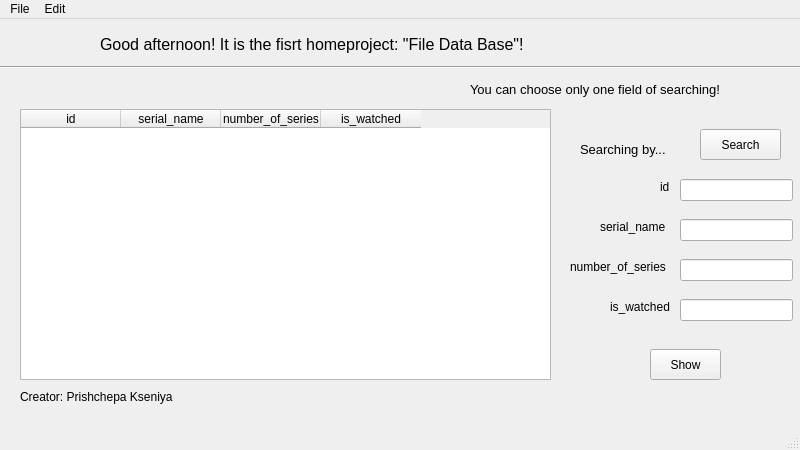
<?xml version="1.0" encoding="UTF-8"?>
<ui version="4.0">
 <class>MainWindow</class>
 <widget class="QMainWindow" name="MainWindow">
  <property name="geometry">
   <rect>
    <x>0</x>
    <y>0</y>
    <width>800</width>
    <height>450</height>
   </rect>
  </property>
  <property name="minimumSize">
   <size>
    <width>800</width>
    <height>450</height>
   </size>
  </property>
  <property name="maximumSize">
   <size>
    <width>800</width>
    <height>450</height>
   </size>
  </property>
  <property name="cursor">
   <cursorShape>ArrowCursor</cursorShape>
  </property>
  <property name="windowTitle">
   <string>MainWindow</string>
  </property>
  <widget class="QWidget" name="centralwidget">
   <property name="cursor">
    <cursorShape>ArrowCursor</cursorShape>
   </property>
   <widget class="QTableWidget" name="tableWidget">
    <property name="geometry">
     <rect>
      <x>20</x>
      <y>90</y>
      <width>531</width>
      <height>271</height>
     </rect>
    </property>
    <property name="alternatingRowColors">
     <bool>false</bool>
    </property>
    <column>
     <property name="text">
      <string>id</string>
     </property>
     <property name="textAlignment">
      <set>AlignCenter</set>
     </property>
    </column>
    <column>
     <property name="text">
      <string>serial_name</string>
     </property>
     <property name="textAlignment">
      <set>AlignCenter</set>
     </property>
    </column>
    <column>
     <property name="text">
      <string>number_of_series</string>
     </property>
     <property name="textAlignment">
      <set>AlignCenter</set>
     </property>
    </column>
    <column>
     <property name="text">
      <string>is_watched</string>
     </property>
     <property name="textAlignment">
      <set>AlignCenter</set>
     </property>
    </column>
   </widget>
   <widget class="QLabel" name="label">
    <property name="geometry">
     <rect>
      <x>20</x>
      <y>370</y>
      <width>171</width>
      <height>16</height>
     </rect>
    </property>
    <property name="text">
     <string>Creator: Prishchepa Kseniya</string>
    </property>
   </widget>
   <widget class="QLabel" name="label_2">
    <property name="geometry">
     <rect>
      <x>100</x>
      <y>10</y>
      <width>551</width>
      <height>31</height>
     </rect>
    </property>
    <property name="font">
     <font>
      <pointsize>12</pointsize>
     </font>
    </property>
    <property name="text">
     <string>Good afternoon! It is the fisrt homeproject: &quot;File Data Base&quot;!</string>
    </property>
   </widget>
   <widget class="QLabel" name="label_3">
    <property name="geometry">
     <rect>
      <x>580</x>
      <y>120</y>
      <width>111</width>
      <height>21</height>
     </rect>
    </property>
    <property name="font">
     <font>
      <pointsize>10</pointsize>
     </font>
    </property>
    <property name="text">
     <string>Searching by...</string>
    </property>
   </widget>
   <widget class="QLabel" name="label_4">
    <property name="geometry">
     <rect>
      <x>660</x>
      <y>160</y>
      <width>21</width>
      <height>16</height>
     </rect>
    </property>
    <property name="text">
     <string>id</string>
    </property>
   </widget>
   <widget class="QLineEdit" name="idEdit">
    <property name="geometry">
     <rect>
      <x>680</x>
      <y>160</y>
      <width>113</width>
      <height>22</height>
     </rect>
    </property>
   </widget>
   <widget class="QLabel" name="label_5">
    <property name="geometry">
     <rect>
      <x>600</x>
      <y>200</y>
      <width>71</width>
      <height>16</height>
     </rect>
    </property>
    <property name="text">
     <string>serial_name</string>
    </property>
   </widget>
   <widget class="QLineEdit" name="serialNameEdit">
    <property name="geometry">
     <rect>
      <x>680</x>
      <y>200</y>
      <width>113</width>
      <height>22</height>
     </rect>
    </property>
   </widget>
   <widget class="QLabel" name="label_6">
    <property name="geometry">
     <rect>
      <x>570</x>
      <y>240</y>
      <width>111</width>
      <height>16</height>
     </rect>
    </property>
    <property name="text">
     <string>number_of_series</string>
    </property>
   </widget>
   <widget class="QLineEdit" name="numSeriesEdit">
    <property name="geometry">
     <rect>
      <x>680</x>
      <y>240</y>
      <width>113</width>
      <height>22</height>
     </rect>
    </property>
   </widget>
   <widget class="QLabel" name="label_7">
    <property name="geometry">
     <rect>
      <x>610</x>
      <y>280</y>
      <width>71</width>
      <height>16</height>
     </rect>
    </property>
    <property name="text">
     <string>is_watched</string>
    </property>
   </widget>
   <widget class="QLineEdit" name="isWatchedEdit">
    <property name="geometry">
     <rect>
      <x>680</x>
      <y>280</y>
      <width>113</width>
      <height>22</height>
     </rect>
    </property>
   </widget>
   <widget class="Line" name="line">
    <property name="geometry">
     <rect>
      <x>-3</x>
      <y>40</y>
      <width>811</width>
      <height>16</height>
     </rect>
    </property>
    <property name="cursor">
     <cursorShape>ArrowCursor</cursorShape>
    </property>
    <property name="orientation">
     <enum>Qt::Horizontal</enum>
    </property>
   </widget>
   <widget class="QPushButton" name="showButton">
    <property name="geometry">
     <rect>
      <x>650</x>
      <y>330</y>
      <width>71</width>
      <height>31</height>
     </rect>
    </property>
    <property name="text">
     <string>Show</string>
    </property>
   </widget>
   <widget class="QLabel" name="label_8">
    <property name="geometry">
     <rect>
      <x>470</x>
      <y>60</y>
      <width>321</width>
      <height>21</height>
     </rect>
    </property>
    <property name="font">
     <font>
      <family>MS Shell Dlg 2</family>
      <pointsize>10</pointsize>
      <weight>50</weight>
      <bold>false</bold>
     </font>
    </property>
    <property name="text">
     <string>You can choose only one field of searching!</string>
    </property>
   </widget>
   <widget class="QPushButton" name="searchButton">
    <property name="geometry">
     <rect>
      <x>700</x>
      <y>110</y>
      <width>81</width>
      <height>31</height>
     </rect>
    </property>
    <property name="text">
     <string>Search</string>
    </property>
   </widget>
  </widget>
  <widget class="QMenuBar" name="menubar">
   <property name="geometry">
    <rect>
     <x>0</x>
     <y>0</y>
     <width>800</width>
     <height>26</height>
    </rect>
   </property>
   <property name="nativeMenuBar">
    <bool>true</bool>
   </property>
   <widget class="QMenu" name="menuFile">
    <property name="title">
     <string>File</string>
    </property>
    <addaction name="actionNew"/>
    <addaction name="actionOpen"/>
    <addaction name="separator"/>
    <addaction name="actionSave"/>
    <addaction name="separator"/>
    <addaction name="actionClean"/>
    <addaction name="actionDelete"/>
   </widget>
   <widget class="QMenu" name="menuEdit">
    <property name="title">
     <string>Edit</string>
    </property>
    <widget class="QMenu" name="menuDelete_record">
     <property name="title">
      <string>Delete record...</string>
     </property>
     <addaction name="actionDelete_by_key"/>
     <addaction name="actionDelete_by_value"/>
    </widget>
    <addaction name="actionAddRecord"/>
    <addaction name="actionChangeRecord"/>
    <addaction name="separator"/>
    <addaction name="menuDelete_record"/>
   </widget>
   <addaction name="menuFile"/>
   <addaction name="menuEdit"/>
  </widget>
  <widget class="QStatusBar" name="statusbar"/>
  <action name="actionNew">
   <property name="text">
    <string>New</string>
   </property>
  </action>
  <action name="actionOpen">
   <property name="text">
    <string>Open ...</string>
   </property>
  </action>
  <action name="actionSave">
   <property name="text">
    <string>Save ...</string>
   </property>
  </action>
  <action name="actionClean">
   <property name="text">
    <string>Clean</string>
   </property>
  </action>
  <action name="actionDelete">
   <property name="text">
    <string>Delete</string>
   </property>
  </action>
  <action name="actionAddRecord">
   <property name="text">
    <string>Add record</string>
   </property>
  </action>
  <action name="actionChangeRecord">
   <property name="text">
    <string>Change record</string>
   </property>
  </action>
  <action name="actionDelete_by_key">
   <property name="text">
    <string>by key</string>
   </property>
  </action>
  <action name="actionDelete_by_value">
   <property name="text">
    <string>by value</string>
   </property>
  </action>
  <action name="actionBackup">
   <property name="text">
    <string>back-up file [.txt]</string>
   </property>
  </action>
  <action name="actionXlsx">
   <property name="text">
    <string>to [.xlsx] format</string>
   </property>
  </action>
 </widget>
 <tabstops>
  <tabstop>idEdit</tabstop>
  <tabstop>serialNameEdit</tabstop>
  <tabstop>numSeriesEdit</tabstop>
  <tabstop>isWatchedEdit</tabstop>
  <tabstop>tableWidget</tabstop>
 </tabstops>
 <resources/>
 <connections/>
</ui>
